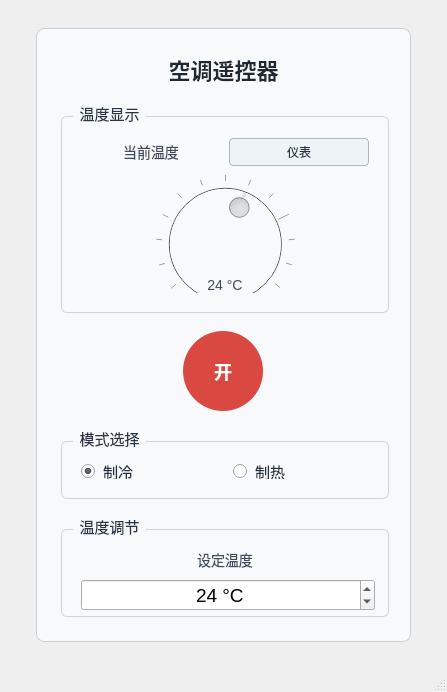
<?xml version="1.0" encoding="UTF-8"?>
<ui version="4.0">
 <class>MainWindow</class>
 <widget class="QMainWindow" name="MainWindow">
  <property name="geometry">
   <rect>
    <x>0</x>
    <y>0</y>
    <width>447</width>
    <height>692</height>
   </rect>
  </property>
  <property name="windowTitle">
   <string>空调遥控器</string>
  </property>
  <widget class="QWidget" name="centralwidget">
   <layout class="QVBoxLayout" name="centralLayout">
    <property name="leftMargin">
     <number>36</number>
    </property>
    <property name="topMargin">
     <number>28</number>
    </property>
    <property name="rightMargin">
     <number>36</number>
    </property>
    <property name="bottomMargin">
     <number>28</number>
    </property>
    <item>
     <widget class="QFrame" name="remoteFrame">
      <property name="minimumSize">
       <size>
        <width>320</width>
        <height>470</height>
       </size>
      </property>
      <property name="styleSheet">
       <string notr="true">QFrame#remoteFrame {
    background: #f7f9fb;
    border: 1px solid #c8d0d8;
    border-radius: 8px;
}
QLabel#titleLabel {
    color: #1f2933;
    font-size: 22px;
    font-weight: 600;
}
QLabel#displayTitleLabel,
QLabel#gaugeValueLabel,
QLabel#temperatureLabel {
    color: #3d4b5c;
    font-size: 14px;
}
QLCDNumber#temperatureDisplay {
    background: #b7c7d3;
    color: #000000;
    border: 1px solid #000000;
    border-radius: 6px;
}
QPushButton#powerButton {
    background: #d94841;
    color: white;
    border: none;
    border-radius: 40px;
    font-size: 18px;
    font-weight: 600;
    padding: 10px;
}
QPushButton#powerButton:checked {
    background: #168a57;
}
QPushButton#displayModeButton {
    background: #eef3f7;
    color: #253241;
    border: 1px solid #aeb8c2;
    border-radius: 4px;
    padding: 4px 10px;
}
QPushButton#displayModeButton:hover {
    background: #dde8f0;
}
QGroupBox {
    border: 1px solid #ccd5df;
    border-radius: 6px;
    margin-top: 12px;
    padding: 12px 10px 10px 10px;
    color: #283646;
    font-size: 15px;
}
QGroupBox::title {
    subcontrol-origin: margin;
    left: 12px;
    padding: 0 4px;
}
QRadioButton {
    color: #253241;
    font-size: 15px;
    spacing: 8px;
}</string>
      </property>
      <property name="frameShape">
       <enum>QFrame::Shape::StyledPanel</enum>
      </property>
      <property name="frameShadow">
       <enum>QFrame::Shadow::Raised</enum>
      </property>
      <layout class="QVBoxLayout" name="remoteLayout">
       <property name="spacing">
        <number>18</number>
       </property>
       <property name="leftMargin">
        <number>24</number>
       </property>
       <property name="topMargin">
        <number>24</number>
       </property>
       <property name="rightMargin">
        <number>24</number>
       </property>
       <property name="bottomMargin">
        <number>24</number>
       </property>
       <item>
        <widget class="QLabel" name="titleLabel">
         <property name="text">
          <string>空调遥控器</string>
         </property>
         <property name="alignment">
          <set>Qt::AlignmentFlag::AlignCenter</set>
         </property>
        </widget>
       </item>
       <item>
        <widget class="QGroupBox" name="displayGroupBox">
         <property name="minimumSize">
          <size>
           <width>328</width>
           <height>105</height>
          </size>
         </property>
         <property name="title">
          <string>温度显示</string>
         </property>
         <layout class="QVBoxLayout" name="displayLayout">
          <property name="spacing">
           <number>8</number>
          </property>
          <item>
           <layout class="QHBoxLayout" name="displayHeaderLayout">
            <item>
             <widget class="QLabel" name="displayTitleLabel">
              <property name="text">
               <string>当前温度</string>
              </property>
              <property name="alignment">
               <set>Qt::AlignmentFlag::AlignCenter</set>
              </property>
             </widget>
            </item>
            <item>
             <widget class="QPushButton" name="displayModeButton">
              <property name="text">
               <string>仪表</string>
              </property>
             </widget>
            </item>
           </layout>
          </item>
          <item>
           <widget class="QStackedWidget" name="displayStackedWidget">
            <property name="currentIndex">
             <number>1</number>
            </property>
            <widget class="QWidget" name="lcdPage">
             <layout class="QVBoxLayout" name="lcdPageLayout">
              <property name="leftMargin">
               <number>0</number>
              </property>
              <property name="topMargin">
               <number>0</number>
              </property>
              <property name="rightMargin">
               <number>0</number>
              </property>
              <property name="bottomMargin">
               <number>0</number>
              </property>
              <item>
               <widget class="QLCDNumber" name="temperatureDisplay">
                <property name="minimumSize">
                 <size>
                  <width>0</width>
                  <height>40</height>
                 </size>
                </property>
                <property name="maximumSize">
                 <size>
                  <width>16777215</width>
                  <height>70</height>
                 </size>
                </property>
                <property name="frameShape">
                 <enum>QFrame::Shape::NoFrame</enum>
                </property>
                <property name="frameShadow">
                 <enum>QFrame::Shadow::Plain</enum>
                </property>
                <property name="smallDecimalPoint">
                 <bool>false</bool>
                </property>
                <property name="digitCount">
                 <number>2</number>
                </property>
                <property name="mode">
                 <enum>QLCDNumber::Mode::Dec</enum>
                </property>
                <property name="segmentStyle">
                 <enum>QLCDNumber::SegmentStyle::Filled</enum>
                </property>
                <property name="intValue" stdset="0">
                 <number>24</number>
                </property>
               </widget>
              </item>
             </layout>
            </widget>
            <widget class="QWidget" name="gaugePage">
             <layout class="QVBoxLayout" name="gaugePageLayout">
              <property name="leftMargin">
               <number>0</number>
              </property>
              <property name="topMargin">
               <number>0</number>
              </property>
              <property name="rightMargin">
               <number>0</number>
              </property>
              <property name="bottomMargin">
               <number>0</number>
              </property>
              <item>
               <widget class="QDial" name="temperatureGaugeDial">
                <property name="enabled">
                 <bool>false</bool>
                </property>
                <property name="minimumSize">
                 <size>
                  <width>140</width>
                  <height>140</height>
                 </size>
                </property>
                <property name="maximumSize">
                 <size>
                  <width>16777215</width>
                  <height>16777215</height>
                 </size>
                </property>
                <property name="minimum">
                 <number>16</number>
                </property>
                <property name="maximum">
                 <number>30</number>
                </property>
                <property name="singleStep">
                 <number>1</number>
                </property>
                <property name="value">
                 <number>24</number>
                </property>
                <property name="notchesVisible">
                 <bool>true</bool>
                </property>
               </widget>
              </item>
              <item alignment="Qt::AlignmentFlag::AlignTop">
               <widget class="QLabel" name="gaugeValueLabel">
                <property name="text">
                 <string>24 °C</string>
                </property>
                <property name="alignment">
                 <set>Qt::AlignmentFlag::AlignCenter</set>
                </property>
               </widget>
              </item>
             </layout>
            </widget>
           </widget>
          </item>
         </layout>
        </widget>
       </item>
       <item alignment="Qt::AlignmentFlag::AlignHCenter">
        <widget class="QPushButton" name="powerButton">
         <property name="enabled">
          <bool>true</bool>
         </property>
         <property name="minimumSize">
          <size>
           <width>80</width>
           <height>80</height>
          </size>
         </property>
         <property name="maximumSize">
          <size>
           <width>80</width>
           <height>80</height>
          </size>
         </property>
         <property name="text">
          <string>开</string>
         </property>
         <property name="checkable">
          <bool>true</bool>
         </property>
        </widget>
       </item>
       <item>
        <widget class="QGroupBox" name="modeGroupBox">
         <property name="minimumSize">
          <size>
           <width>328</width>
           <height>70</height>
          </size>
         </property>
         <property name="title">
          <string>模式选择</string>
         </property>
         <layout class="QHBoxLayout" name="modeLayout">
          <property name="spacing">
           <number>16</number>
          </property>
          <item>
           <widget class="QRadioButton" name="coolRadioButton">
            <property name="text">
             <string>制冷</string>
            </property>
            <property name="checked">
             <bool>true</bool>
            </property>
           </widget>
          </item>
          <item>
           <widget class="QRadioButton" name="heatRadioButton">
            <property name="text">
             <string>制热</string>
            </property>
           </widget>
          </item>
         </layout>
        </widget>
       </item>
       <item>
        <widget class="QGroupBox" name="temperatureGroupBox">
         <property name="minimumSize">
          <size>
           <width>328</width>
           <height>100</height>
          </size>
         </property>
         <property name="title">
          <string>温度调节</string>
         </property>
         <layout class="QVBoxLayout" name="temperatureLayout">
          <property name="spacing">
           <number>10</number>
          </property>
          <item>
           <widget class="QLabel" name="temperatureLabel">
            <property name="text">
             <string>设定温度</string>
            </property>
            <property name="alignment">
             <set>Qt::AlignmentFlag::AlignCenter</set>
            </property>
           </widget>
          </item>
          <item>
           <widget class="QSpinBox" name="temperatureSpinBox">
            <property name="minimumSize">
             <size>
              <width>294</width>
              <height>32</height>
             </size>
            </property>
            <property name="font">
             <font>
              <pointsize>14</pointsize>
             </font>
            </property>
            <property name="alignment">
             <set>Qt::AlignmentFlag::AlignCenter</set>
            </property>
            <property name="buttonSymbols">
             <enum>QAbstractSpinBox::ButtonSymbols::UpDownArrows</enum>
            </property>
            <property name="accelerated">
             <bool>false</bool>
            </property>
            <property name="suffix">
             <string> °C</string>
            </property>
            <property name="minimum">
             <number>16</number>
            </property>
            <property name="maximum">
             <number>30</number>
            </property>
            <property name="singleStep">
             <number>1</number>
            </property>
            <property name="value">
             <number>24</number>
            </property>
           </widget>
          </item>
         </layout>
        </widget>
       </item>
      </layout>
     </widget>
    </item>
   </layout>
  </widget>
  <widget class="QMenuBar" name="menubar">
   <property name="geometry">
    <rect>
     <x>0</x>
     <y>0</y>
     <width>447</width>
     <height>18</height>
    </rect>
   </property>
  </widget>
  <widget class="QStatusBar" name="statusbar"/>
 </widget>
 <resources/>
 <connections>
  <connection>
   <sender>temperatureSpinBox</sender>
   <signal>valueChanged(int)</signal>
   <receiver>temperatureDisplay</receiver>
   <slot>display(int)</slot>
   <hints>
    <hint type="sourcelabel">
     <x>210</x>
     <y>430</y>
    </hint>
    <hint type="destinationlabel">
     <x>210</x>
     <y>160</y>
    </hint>
   </hints>
  </connection>
  <connection>
   <sender>temperatureSpinBox</sender>
   <signal>valueChanged(int)</signal>
   <receiver>temperatureGaugeDial</receiver>
   <slot>setValue(int)</slot>
   <hints>
    <hint type="sourcelabel">
     <x>210</x>
     <y>430</y>
    </hint>
    <hint type="destinationlabel">
     <x>210</x>
     <y>160</y>
    </hint>
   </hints>
  </connection>
 </connections>
</ui>
